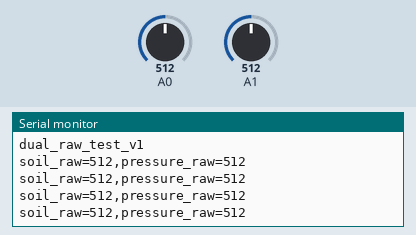
This sketch was run on a simulated Arduino Uno, built with avr-gcc and run on an emulated ATmega328P. Parts: the last lines printed to the serial monitor. Inputs (shaded band) come from the test bench; at power-on: A0 = 512, A1 = 512.

Above: at 1.2 s.
1.3 s: A0 set to 716
At 1.68 s:
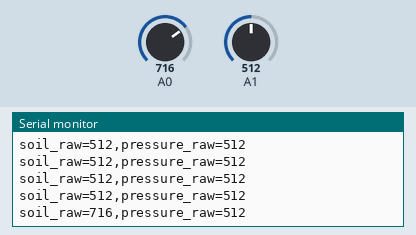
2.8 s: A1 set to 716
At 2.93 s:
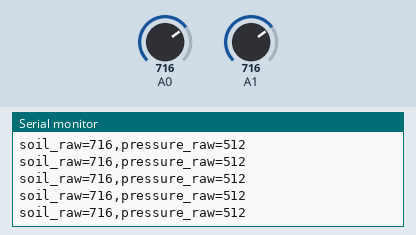
4.3 s: A0 set to 900
At 4.43 s:
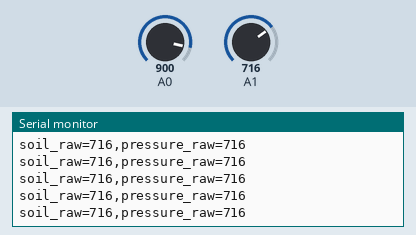
5.8 s: A1 set to 900
At 5.93 s:
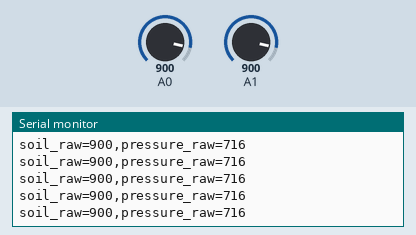
Timing chart, 0 to 8.3 s (numbered marks = the images above; inputs shaded):
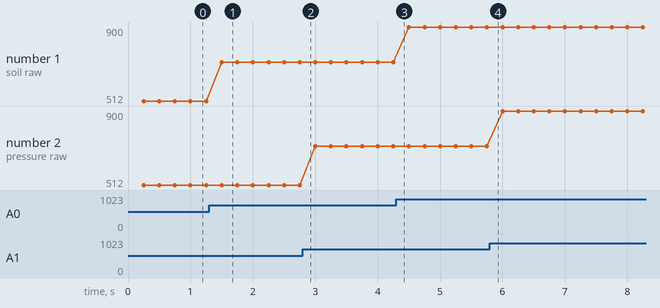

Measured:
- after the input at 1.3 s, the serial monitor: prints a new line after 0.20 s (image 1)
- plotted number 1: 512 → 716 after the input at 1.3 s, 716 → 900 after the input at 4.3 s

The sketch:

dual_sensor_raw.ino
```cpp
// 双路独立测试：土壤模块 AO 接 A0，压力模块 AO 接 A1。
// 两模块经面包板共享 5V 和 GND，DO 均不接。
// 只输出原始读数；未标定前不表示湿度百分比、重量或压力单位。
const unsigned long SAMPLE_INTERVAL_MS = 250;
unsigned long lastSampleMs = 0;

void setup() {
  Serial.begin(115200);
  pinMode(A0, INPUT);
  pinMode(A1, INPUT);
  Serial.println(F("dual_raw_test_v1"));
}

void loop() {
  const unsigned long now = millis();
  if (now - lastSampleMs >= SAMPLE_INTERVAL_MS) {
    lastSampleMs = now;
    // 切换通道后先丢弃一次转换，减小前一通道对高阻信号的影响。
    analogRead(A0);
    const int soilRaw = analogRead(A0);
    analogRead(A1);
    const int pressureRaw = analogRead(A1);

    Serial.print(F("soil_raw="));
    Serial.print(soilRaw);
    Serial.print(F(",pressure_raw="));
    Serial.println(pressureRaw);
  }
}
```
